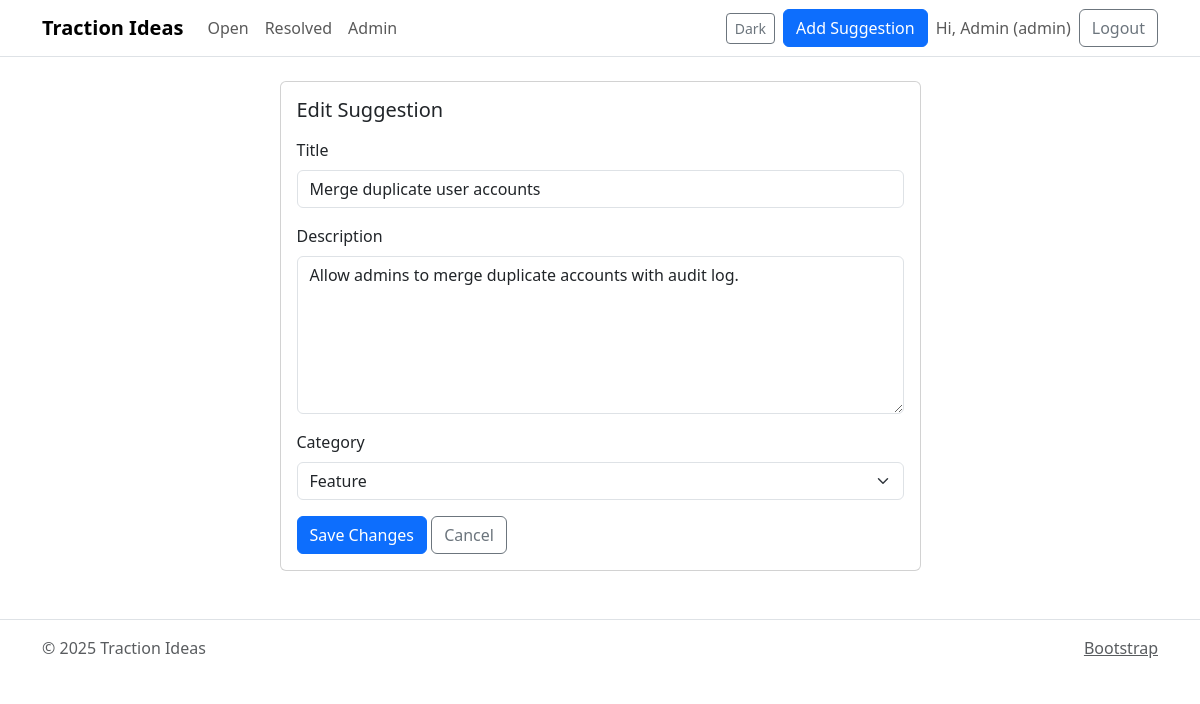
The app's page /edit.php?id=1 (signed in) with its own data.
### tables this page shows
CREATE TABLE users (
  id INT PRIMARY KEY AUTO_INCREMENT,
  name VARCHAR(100) NOT NULL,
  email VARCHAR(150) UNIQUE NOT NULL,
  password_hash VARCHAR(255) NOT NULL,
  role ENUM('admin','user') NOT NULL DEFAULT 'user',
  created_at DATETIME DEFAULT CURRENT_TIMESTAMP
);

CREATE TABLE suggestions (
  id INT PRIMARY KEY AUTO_INCREMENT,
  user_id INT NOT NULL,
  title VARCHAR(255) NOT NULL,
  description TEXT NOT NULL,
  category ENUM('Feature','Design','Bug','Idea') NOT NULL,
  votes INT NOT NULL DEFAULT 0,
  status ENUM('Open','Resolved') NOT NULL DEFAULT 'Open',
  created_at DATETIME DEFAULT CURRENT_TIMESTAMP,
  updated_at DATETIME NULL,
  CONSTRAINT fk_sugg_user FOREIGN KEY (user_id) REFERENCES users(id) ON DELETE CASCADE
);

### includes/auth.php (called while the page is built, shortened)
<?php
function current_user(): ?array {
	$conn = get_db_connection();
	$stmt = $conn->prepare('SELECT id, name, email, role FROM users WHERE id = ?');
	$stmt->bind_param('i', $_SESSION['user_id']);
	$stmt->execute();
	$result = $stmt->get_result();
	$user = $result->fetch_assoc();
	return $user ?: null;
}
function is_admin(): bool {
	return isset($_SESSION['role']) && $_SESSION['role'] === 'admin';
}

### includes/functions.php (called while the page is built, shortened)
<?php
function e(string $value): string {
	return htmlspecialchars($value, ENT_QUOTES | ENT_SUBSTITUTE, 'UTF-8');
}

### edit.php (the view, shortened to what this page needs)
<?php
require_once __DIR__ . '/includes/auth.php';
require_once __DIR__ . '/includes/functions.php';
$id = (int)($_GET['id'] ?? 0);
$conn = get_db_connection();
$stmt = $conn->prepare('SELECT * FROM suggestions WHERE id = ?');
$stmt->bind_param('i', $id);
$stmt->execute();
$res = $stmt->get_result();
$idea = $res->fetch_assoc();
$title = $idea['title'];
$description = $idea['description'];
$category = $idea['category'];
include __DIR__ . '/includes/header.php';
?>
<div class="row justify-content-center">
	<div class="col-12 col-md-8 col-lg-7">
		<div class="card">
			<div class="card-body">
				<h5 class="card-title mb-3">Edit Suggestion</h5>
				<form method="post">
					<div class="mb-3">
						<label class="form-label">Title</label>
						<input name="title" class="form-control" maxlength="255" required value="<?= e($title) ?>">
					</div>
					<div class="mb-3">
						<label class="form-label">Description</label>
						<textarea name="description" class="form-control" rows="6" required><?= e($description) ?></textarea>
					</div>
					<div class="mb-3">
						<label class="form-label">Category</label>
						<select name="category" class="form-select" required>
							<?php foreach(['Feature','Design','Bug','Idea'] as $cat): ?>
							<option value="<?= e($cat) ?>" <?= $category===$cat?'selected':'' ?>><?= e($cat) ?></option>
							<?php endforeach; ?>
						</select>
					</div>
					<button class="btn btn-primary" type="submit">Save Changes</button>
					<a class="btn btn-outline-secondary" href="/">Cancel</a>
				</form>
			</div>
		</div>
	</div>
</div>
<?php include __DIR__ . '/includes/footer.php'; ?>

### includes/header.php (shortened to what this page needs)
<?php
require_once __DIR__ . '/auth.php';
require_once __DIR__ . '/functions.php';
$user = current_user();
?>
<!DOCTYPE html>
<html lang="en">
<head>
	<link href="https://cdn.jsdelivr.net/npm/bootstrap@5.3.2/dist/css/bootstrap.min.css" rel="stylesheet">
	<link href="/assets/css/styles.css" rel="stylesheet">
</head>
<body>
<nav class="navbar navbar-expand-lg bg-body border-bottom sticky-top">
	<div class="container">
		<a class="navbar-brand fw-semibold" href="/">Traction Ideas</a>
		<div class="collapse navbar-collapse" id="navbars">
			<ul class="navbar-nav me-auto mb-2 mb-lg-0">
				<li class="nav-item"><a class="nav-link" href="/">Open</a></li>
				<li class="nav-item"><a class="nav-link" href="/resolved.php">Resolved</a></li>
				<?php if (is_admin()): ?>
				<li class="nav-item"><a class="nav-link" href="/admin/dashboard.php">Admin</a></li>
				<?php endif; ?>
			</ul>
            <ul class="navbar-nav align-items-center gap-2">
				<li class="nav-item">
                    <button class="btn btn-sm btn-outline-secondary" id="theme-toggle" type="button" aria-label="Toggle theme" title="Toggle theme">Dark</button>
				</li>
				<?php if ($user): ?>
                <li class="nav-item"><a class="btn btn-primary" href="/add.php">Add Suggestion</a></li>
				<li class="nav-item"><span class="navbar-text">Hi, <?= e($user['name']) ?> (<?= e($user['role']) ?>)</span></li>
				<li class="nav-item"><a class="btn btn-outline-secondary" href="/logout.php">Logout</a></li>
				<?php else: ?>
                <li class="nav-item"><a class="btn btn-outline-primary" href="/login.php">Login</a></li>
				<?php endif; ?>
			</ul>
		</div>
	</div>
</nav>
<main class="container py-4">
<div id="toast-container" class="toast-container position-fixed top-0 end-0 p-3"></div>

### assets/css/styles.css (style rules this page uses)
body { transition: background-color .2s ease, color .2s ease; }
:root { color-scheme: light dark; }

### records on screen
users: name "Admin", role "admin"
suggestions: title "Merge duplicate user accounts", description "Allow admins to merge duplicate accounts with audit log."

### other values on screen
form field category "Feature"
